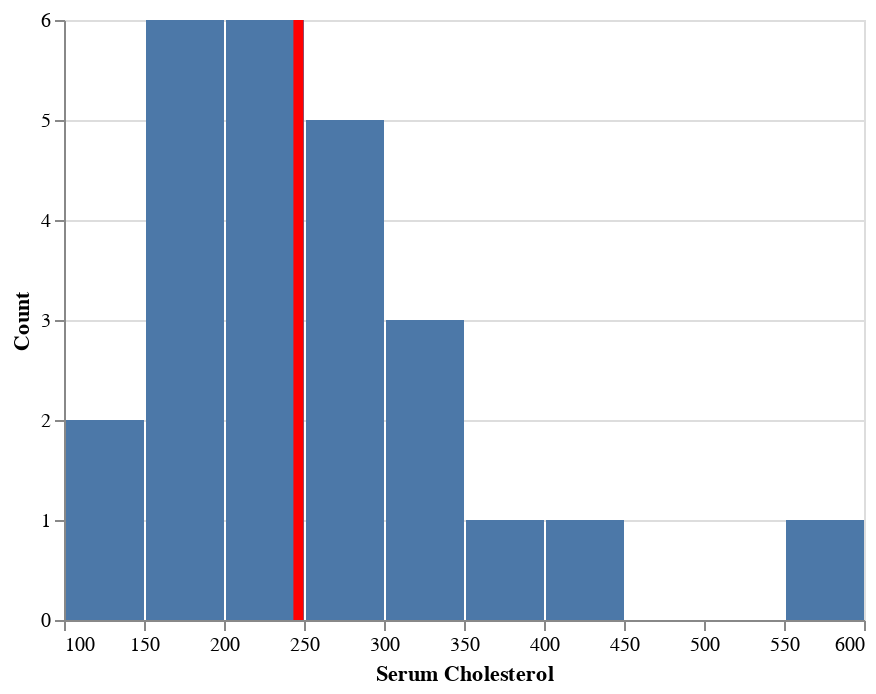

Source (notebook cell):
### Markdown cell above
### **6.5 Chol (Serum Cholesterol)**

### Code cell
base = alt.Chart(heart)

bar = base.mark_bar().encode(
    x=alt.X('chol:Q', bin=True, title='Serum Cholesterol'),
    y=alt.Y('count()', title='Count'),
    tooltip=['chol']
)

rule = base.mark_rule(color='red').encode(
    x='mean(chol):Q',
    tooltip=['mean(chol)'],
    size=alt.value(5)
)

bar + rule

### Figure 1 — Vega-Lite specification as saved in the notebook (floating-point values rounded to 4 significant figures; data arrays with more than 128 entries replaced by an {"elided": "..."} marker saying what was removed)
{"config": {"view": {"continuousWidth": 400, "continuousHeight": 300}}, "layer": [{"mark": "bar", "encoding": {"tooltip": [{"field": "chol", "type": "quantitative"}], "x": {"bin": true, "field": "chol", "title": "Serum Cholesterol", "type": "quantitative"}, "y": {"aggregate": "count", "title": "Count", "type": "quantitative"}}}, {"mark": {"type": "rule", "color": "red"}, "encoding": {"size": {"value": 5}, "tooltip": [{"aggregate": "mean", "field": "chol", "type": "quantitative"}], "x": {"aggregate": "mean", "field": "chol", "type": "quantitative"}}}], "data": {"name": "data-96fbdc6fc0874bf76000df8fb6119028"}, "$schema": "https://vega.github.io/schema/vega-lite/v4.17.0.json", "datasets": {"data-96fbdc6fc0874bf76000df8fb6119028": {"elided": "302 records"}}}
